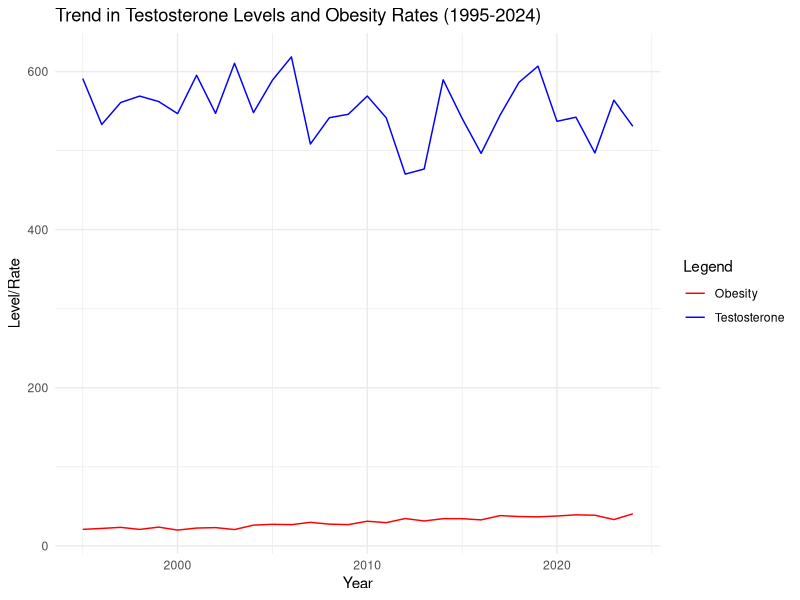

This chart was generated by the following R code:
#### Preamble ####
# Purpose: The purpose of this script is to simulate and visualize the trend in testosterone and obesity rates in the United States from the year 1995 
# to 2024. The script generates tables and graphs to illustrate the overall trend in US dating rates, as well as the obesity rates among 
# various subgroups such as different age groups and race and ethnicities.
# Author: Chay Park
# Date: 26 March 2024
# Contact: chay.park@mail.utoronto.ca
# License: MIT
# Pre-requisites: install tidyverse packages


#### Workspace setup ####
library(tidyverse)

# Load necessary libraries
library(ggplot2)
library(dplyr)

#### Simulate data ####
# Set seed for reproducibility
set.seed(42)

# Define the years
years <- 1995:2024

# Generate synthetic data for testosterone levels (hypothetical values)
testosterone_levels <- rnorm(length(years), mean = 550, sd = 30)

# Generate synthetic data for obesity rates
obesity_rates <- seq(20, 40, length.out = length(years)) + rnorm(length(years), sd = 2)

# Create a data frame for the overall trends
overall_trend <- data.frame(Year = years, Testosterone = testosterone_levels, Obesity = obesity_rates)

# Generate obesity rates by age groups and race/ethnicities (hypothetical data)
age_groups <- c("18-25", "26-35", "36-45", "46-55", "56-65")
races <- c("White", "Black", "Hispanic", "Asian", "Other")
obesity_by_group <- expand.grid(Year = years, AgeGroup = age_groups, Race = races)
obesity_by_group$ObesityRate <- runif(nrow(obesity_by_group), 20, 40) + rnorm(nrow(obesity_by_group), sd = 5)

# Plotting the overall trend of testosterone levels
ggplot(overall_trend, aes(x = Year)) +
  geom_line(aes(y = Testosterone, color = "Testosterone")) +
  geom_line(aes(y = Obesity, color = "Obesity")) +
  scale_color_manual(values = c("Testosterone" = "blue", "Obesity" = "red")) +
  labs(title = "Trend in Testosterone Levels and Obesity Rates (1995-2024)", y = "Level/Rate", color = "Legend") +
  theme_minimal()

# Display a subset of the detailed




